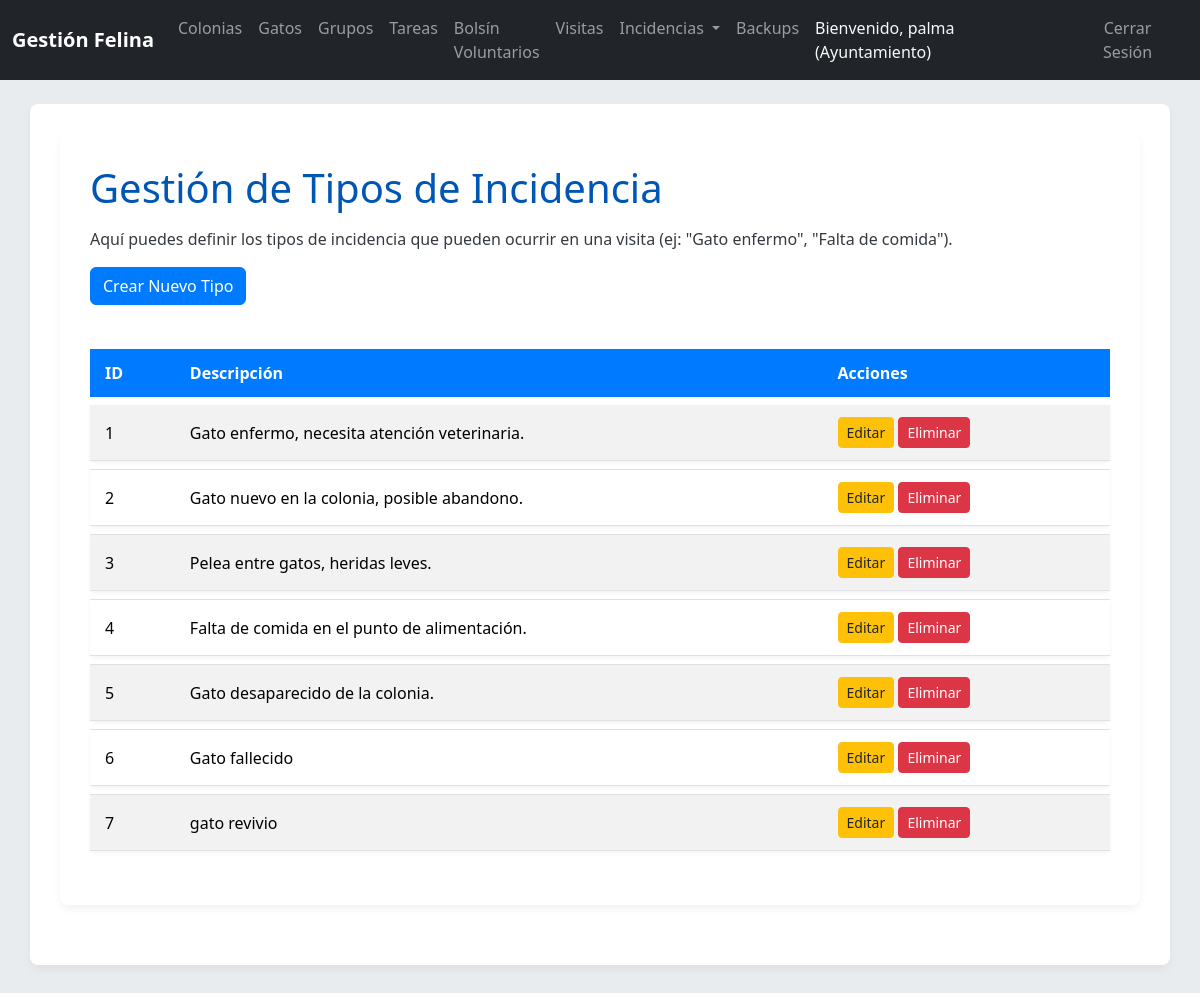
The page /index.php/tipos_incidencia (signed in) on the database its author committed.
### tables this page shows
CREATE TABLE `Incidencia` (
  `idIncidencia` int(11) NOT NULL AUTO_INCREMENT,
  `textoDescriptivo` text NOT NULL,
  PRIMARY KEY (`idIncidencia`)
);

### controllers/TipoIncidenciaController.php (called while the page is built, shortened)
<?php
class TipoIncidenciaController {
    private $incidenciaModel;
    public function __construct() {
        $this->incidenciaModel = new Incidencia();
    }
    public function index() {
        $tipos = $this->incidenciaModel->getTipos();
        require_once __DIR__ . '/../views/tipos_incidencia/list.php';
    }
}

### config/database.php (called while the page is built, shortened)
<?php
class Database {
    private static $host = 'localhost';
    private static $db_name = 'gatos_mallorca';
    private static $username = 'root';
    private static $password = '';
    private static $conn;
    public static function getConnection() {
        if (self::$conn === null) {
            try {
                self::$conn = new PDO("mysql:host=" . self::$host . ";dbname=" . self::$db_name, self::$username, self::$password);
                self::$conn->setAttribute(PDO::ATTR_ERRMODE, PDO::ERRMODE_EXCEPTION);
                self::$conn->exec("set names utf8");
            } catch(PDOException $exception) {
                echo "Error de conexión a la base de datos: " . $exception->getMessage();
                exit();
            }
        }
        return self::$conn;
    }
}
?>

### models/Incidencia.php (called while the page is built, shortened)
<?php
class Incidencia extends BaseModel {
    protected $table_name = 'Incidencia';
    public function getTipos() {
        $query = "SELECT * FROM " . $this->table_name . " ORDER BY idIncidencia ASC";
        return $this->executeQuery($query);
    }
}

### models/BaseModel.php (called while the page is built, shortened)
<?php
class BaseModel {
    protected $conn;
    public function __construct() {
        $this->conn = Database::getConnection();
    }
    protected function executeQuery($query, $params = [], $fetch_all = true) {
        $stmt = $this->conn->prepare($query);
        $stmt->execute();
        if ($fetch_all) {
            return $stmt->fetchAll(PDO::FETCH_OBJ);
        }
        return $stmt->fetch(PDO::FETCH_OBJ);
    }
}
?>

### views/tipos_incidencia/list.php (the view, shortened to what this page needs)
<?php require_once __DIR__ . '/../partials/header.php'; ?>
<div class="container">
    <h1>Gestión de Tipos de Incidencia</h1>
    <p>Aquí puedes definir los tipos de incidencia que pueden ocurrir en una visita (ej: "Gato enfermo", "Falta de comida").</p>
    <a href="<?php echo url('tipos_incidencia/create'); ?>" class="btn btn-primary mb-3">Crear Nuevo Tipo</a>
    <?php if (empty($tipos)): ?>
        <div class="alert alert-info" role="alert">
            No hay tipos de incidencia definidos.
        </div>
    <?php else: ?>
        <table class="table table-striped table-hover">
            <thead>
                <tr>
                    <th>ID</th>
                    <th>Descripción</th>
                    <th>Acciones</th>
                </tr>
            </thead>
            <tbody>
                <?php foreach ($tipos as $tipo): ?>
                    <tr>
                        <td><?php echo htmlspecialchars($tipo->idIncidencia); ?></td>
                        <td><?php echo htmlspecialchars($tipo->textoDescriptivo); ?></td>
                        <td>
                            <a href="<?php echo url('tipos_incidencia/edit?id=' . htmlspecialchars($tipo->idIncidencia)); ?>" class="btn btn-warning btn-sm">Editar</a>
                            <form action="<?php echo url('tipos_incidencia/delete'); ?>" method="POST" style="display:inline-block;">
                                <button type="submit" class="btn btn-danger btn-sm" onclick="return confirm('¿Estás seguro? Si este tipo de incidencia ya está en uso, no se podrá eliminar.');">Eliminar</button>
                            </form>
                        </td>
                    </tr>
                <?php endforeach; ?>
            </tbody>
        </table>
    <?php endif; ?>
</div>
<?php require_once __DIR__ . '/../partials/footer.php'; ?>

### public/css/style.css (style rules this page uses)
body { font-family: 'Segoe UI', Tahoma, Geneva, Verdana, sans-serif; background-color: #e9ecef; color: #343a40; }
.container { background-color: #ffffff; padding: 30px; border-radius: 8px; box-shadow: 0 4px 8px rgba(0,0,0,0.05); margin-bottom: 30px; }
h1, h2, h3, h4, h5, h6 { color: #0056b3; margin-bottom: 15px; }
.btn-primary { background-color: #007bff; border-color: #007bff; }
.btn-warning { background-color: #ffc107; border-color: #ffc107; color: #212529; }
.btn-danger { background-color: #dc3545; border-color: #dc3545; }
.table { margin-top: 20px; border-collapse: separate; border-spacing: 0 8px; }
.table thead th { background-color: #007bff; color: white; border: none; padding: 12px 15px; }
.table tbody tr { background-color: #f8f9fa; border-radius: 5px; box-shadow: 0 2px 4px rgba(0,0,0,0.05); transition: all 0.2s ease-in-out; }
.table tbody td { padding: 12px 15px; vertical-align: middle; border-top: 1px solid #dee2e6; }
.table tbody tr:first-child td { border-top: none; }

### rows shown on the page
incidencia: idIncidencia "1", textoDescriptivo "Gato enfermo, necesita atención veterinaria."
incidencia: idIncidencia "2", textoDescriptivo "Gato nuevo en la colonia, posible abandono."
incidencia: idIncidencia "3", textoDescriptivo "Pelea entre gatos, heridas leves."
incidencia: idIncidencia "4", textoDescriptivo "Falta de comida en el punto de alimentación."
incidencia: idIncidencia "5", textoDescriptivo "Gato desaparecido de la colonia."
incidencia: idIncidencia "6", textoDescriptivo "Gato fallecido"
incidencia: idIncidencia "7", textoDescriptivo "gato revivio"

### other values the page prints
$_SESSION['username'] "palma"
$_SESSION['user_type'] "Ayuntamiento"
